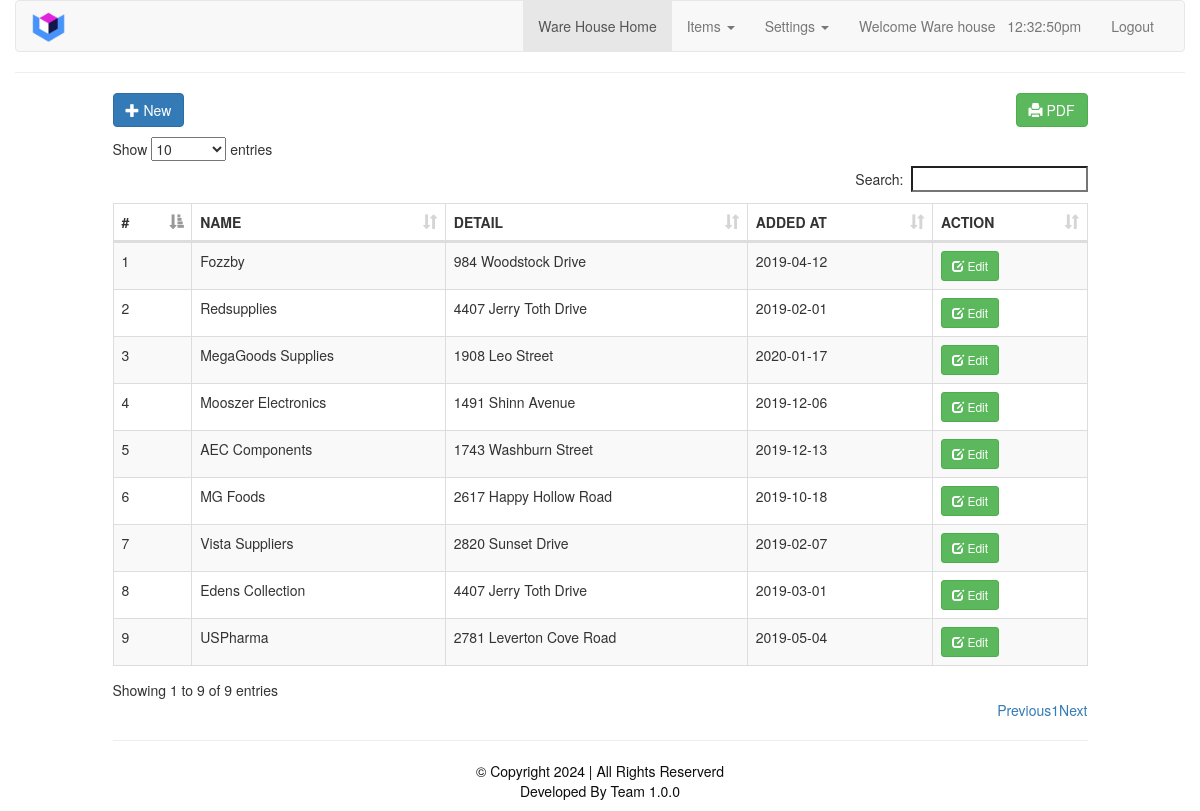
/suppliers.php (signed in), run on the app's committed database.
### tables this page shows
CREATE TABLE `supplier` (
  `supplier_id` int(11) NOT NULL,
  `supplier_name` varchar(30) NOT NULL,
  `supplier_details` varchar(255) NOT NULL,
  `added_at` date NOT NULL
);

### suppliers.php (the view, shortened to what this page needs)
<?php
require_once 'includes/header.php';
require_once 'includes/admin_nav.php';
?>
    <div class="col-sm-10 col-sm-offset-1">
        <div class="row">
            <a href="#addnew" data-toggle="modal" class="btn btn-primary"><span class="glyphicon glyphicon-plus"></span> New</a>
            <a href="./reports/all_suppliers.php" target="_new" class="btn btn-success pull-right"><span class="glyphicon glyphicon-print"></span> PDF</a>
        </div>
        <div class="" style="height: 10px;">
        </div>
        <div class="row">
            <table id="myTable" class="table table-hover table-bordered table-striped table-responsive">
                <thead>
                <th>#</th>
                <th>NAME</th>
                <th>DETAIL</th>
                <th>ADDED AT</th>
                <th>ACTION</th>
                </thead>
                <tbody>
                <?php
                include_once('db.php');
                $sql = "SELECT * FROM `supplier`";
                $query = $conn->query($sql);
                $i=1;
                while($row = $query->fetch_assoc())
                {
                echo"<tr>
                    <td>".$i."</td>
					<td>".$row['supplier_name']."</td>
					<td>".$row['supplier_details']."</td>
					<td>".$row['added_at']."</td>
					<td><a href='#edit_".$row['supplier_id']."' class='btn btn-success btn-sm' data-toggle='modal'><span class='glyphicon glyphicon-edit'></span> Edit</a>
					</tr>";
                    $i++;
                }
                ?>
                </tbody>
            </table>
            <hr>
    </div>
    </div>
<?php require_once './includes/footer.php'; ?>

### includes/header.php (shortened to what this page needs)
<!doctype html>
<html lang="en">
<head>
    <link rel="stylesheet" href="./assets/bootstrap/css/bootstrap.min.css">
    <link rel="stylesheet" href="../assets/font-awesome-4.7.0/css/font-awesome.min.css">
    <link rel="stylesheet" href="./assets/custom/css/style.css">
    <link rel="stylesheet" href="./assets/plugins/datatables/dataTables.bootstrap.css">
    </head>
<body>
<div class="container-fluid">

### includes/admin_nav.php (shortened to what this page needs)
<nav class="navbar navbar-default">
    <div class="container-fluid">
        <div>
            <a class="navbar-brand" href="#">
                <img alt="SMS" src="./assets/images/logostock.png" style="width:35px; margin-top: -7px;">
            </a>
        </div>
        <div class="collapse navbar-collapse" id="bs-example-navbar-collapse-2">
            <ul class="nav navbar-nav navbar-right">
                <li class="active"><a href="admin_home.php"><?php echo ucwords($_SESSION['dept_name']). ' Home';?><span class="sr-only">(current)</span></a></li>
                <li class="dropdown">
                    <a href="#" class="dropdown-toggle" data-toggle="dropdown" role="button" aria-expanded="false">Items
                        <span class="caret"></span></a>
                </li>
                <li class="dropdown">
                    <a href="#" class="dropdown-toggle" data-toggle="dropdown" role="button" aria-expanded="false">Settings
                        <span class="caret"></span></a>
                </li>
                <li class="text-success"><a href="./view_profile.php">Welcome <?php echo $_SESSION['dept_name'];  echo '&nbsp;&nbsp; '.date('h:i:sa');?></a></li>
                <li><a href="logout.php">Logout</a></li>
            </ul>
        </div>
    </div>
</nav>
<hr>

### includes/footer.php (shortened to what this page needs)
</div>
<div class="container-fluid footer">
<footer class="" >
            <p>&copy; Copyright <?php echo date('Y');?> | All Rights Reserverd <br> Developed By Team <?php echo APPVERSION;?>
            </p>
 </footer>
</div>
</body>
</html>

### assets/custom/css/style.css (style rules this page uses)
footer { text-align: center; color: #0c0c0c; }

### data on the page
supplier: supplier_name "Fozzby", supplier_details "984 Woodstock Drive", added_at "2019-04-12"
supplier: supplier_name "Redsupplies", supplier_details "4407 Jerry Toth Drive", added_at "2019-02-01"
supplier: supplier_name "MegaGoods Supplies", supplier_details "1908 Leo Street", added_at "2020-01-17"
supplier: supplier_name "Mooszer Electronics", supplier_details "1491 Shinn Avenue", added_at "2019-12-06"
supplier: supplier_name "AEC Components", supplier_details "1743 Washburn Street", added_at "2019-12-13"
supplier: supplier_name "MG Foods", supplier_details "2617 Happy Hollow Road", added_at "2019-10-18"
supplier: supplier_name "Vista Suppliers", supplier_details "2820 Sunset Drive", added_at "2019-02-07"
supplier: supplier_name "Edens Collection", supplier_details "4407 Jerry Toth Drive", added_at "2019-03-01"
supplier: supplier_name "USPharma", supplier_details "2781 Leverton Cove Road", added_at "2019-05-04"

### other printed values
$_SESSION['dept_name'] "Ware House"
$_SESSION['dept_name'] "Ware house"
APPVERSION "1.0.0"
